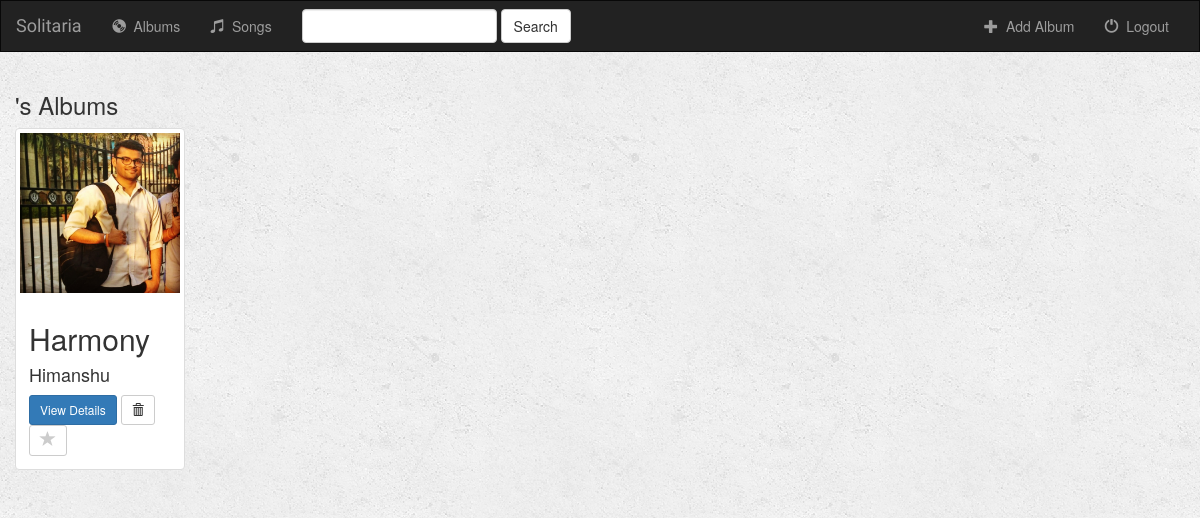
The app's page /music/ with its own data.
### music/models.py (models this page shows, shortened)
class Album(models.Model):
	artist = models.CharField(max_length=250)
	album_title = models.CharField(max_length=500)
	genre = models.CharField(max_length=100)
	album_logo = models.FileField()

### music/views.py (the view)
class IndexView(generic.ListView):
	template_name = "music/index.html"
	context_object_name = "all_albums"
	def get_queryset(self):
		return Album.objects.all()

### music/templates/music/index.html (shortened to what this page needs)
{% extends 'music/base.html' %}
{% block body %}
<div class="albums-container container-fluid">
    <div class="row">
        <div class="col-sm-12">
            <h3>{{ user.username }}'s Albums</h3>
        </div>
        {% if all_albums %}
            {% for album in all_albums %}
                <div class="col-sm-4 col-lg-2">
                    <div class="thumbnail">
                        <a href="{% url 'music:detail' album.id %}">
                            <img src="{{ album.album_logo.url }}" class="img-responsive">
                        </a>
                        <div class="caption">
                            <h2>{{ album.album_title }}</h2>
                            <h4>{{ album.artist }}</h4>
                            <a href="{% url 'music:detail' album.id %}" class="btn btn-primary btn-sm" role="button">View Details</a>
                            <form action="{% url 'music:album-delete' album.id %}" method="post" style="display: inline;">
                                <button type="submit" class="btn btn-default btn-sm">
                                    <span class="glyphicon glyphicon-trash"></span>
                                </button>
                            </form>
                            <a href="#" class="btn btn-default btn-sm btn-favorite">
                                <span class="glyphicon glyphicon-star {% if album.is_favorite %}active{% endif %}"></span>
                            </a>
                        </div>
                    </div>
                </div>
            {% endfor %}
        {% endif %}
    </div>
</div>
{% endblock %}

### music/static/music/style.css (style rules this page uses)
body { background: white url("images/background.png"); }
.glyphicon-star { color: #CCCCCC; font-size: 16px; }

### records on screen
Album: album_logo (picture), album_title "Harmony", artist "Himanshu"
